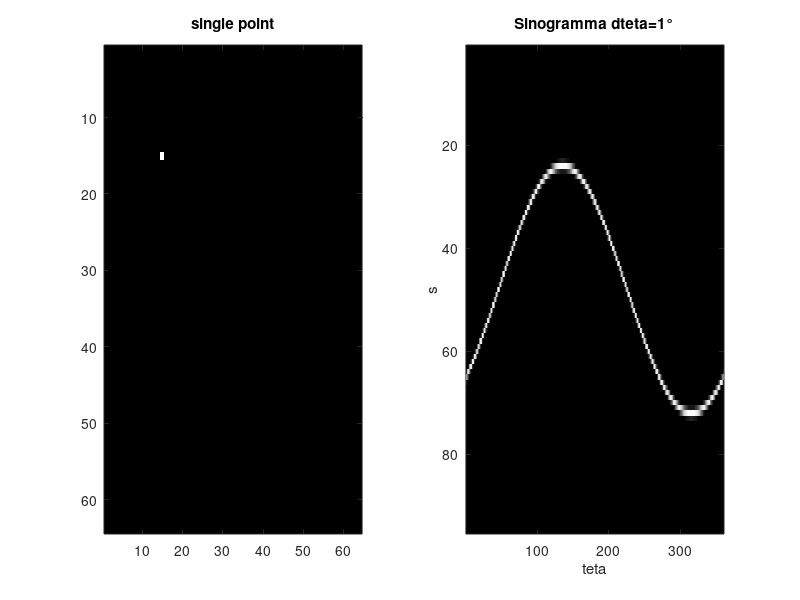
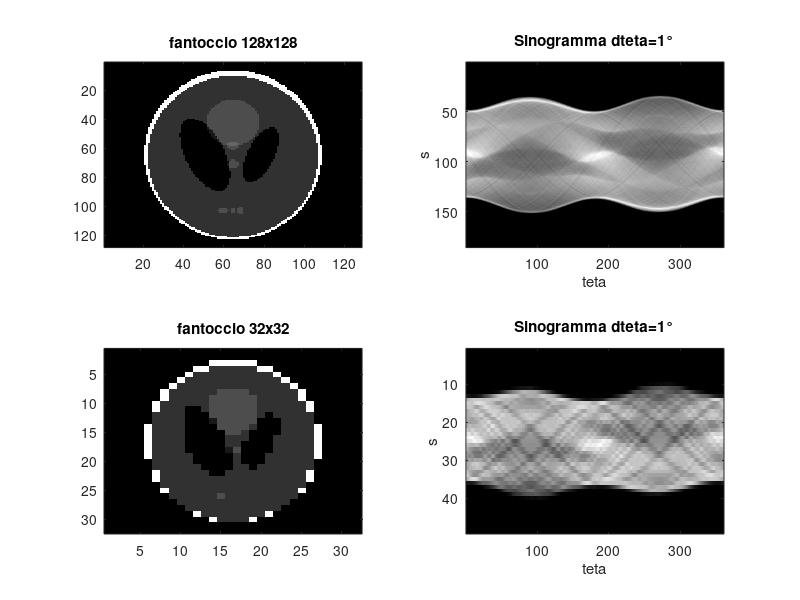
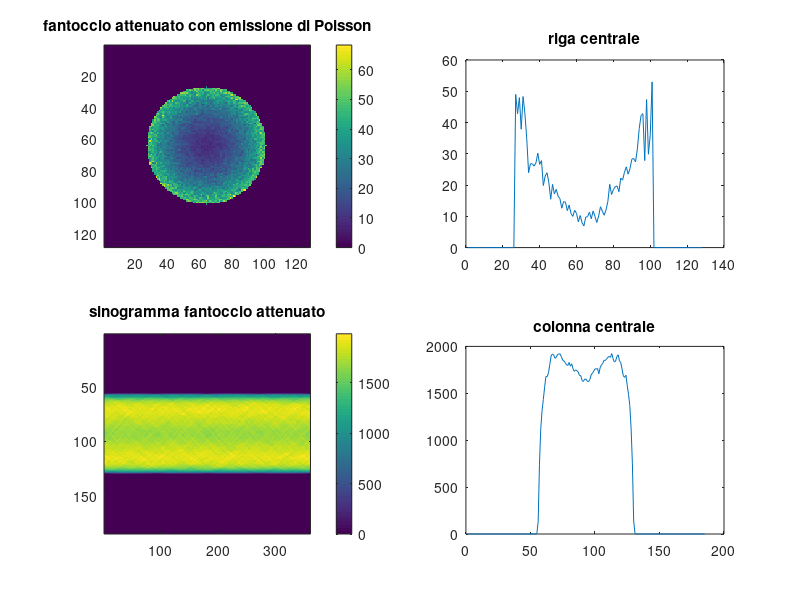
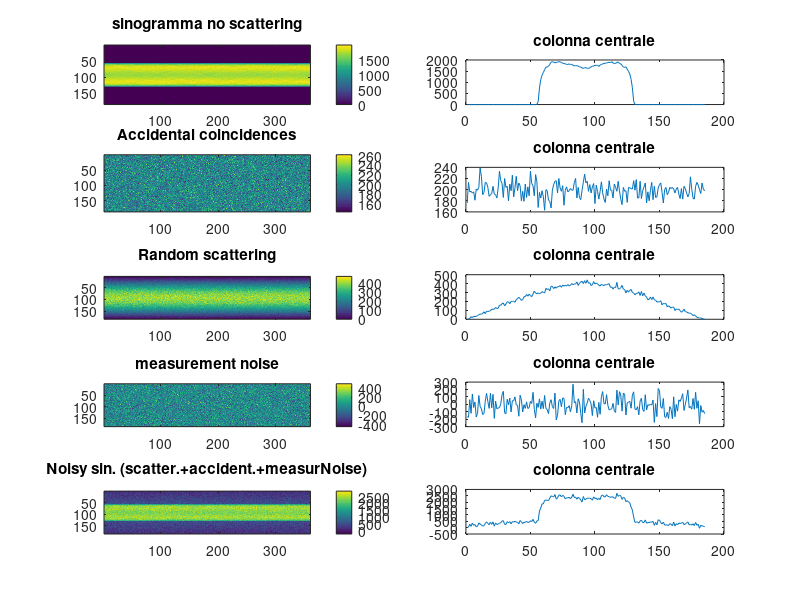

Write MATLAB code to recreate these figures, in order.
%% Generare:
%1. Fantoccio con singolo punto non nullo, su matrice 64x64 (posizionare il pixel non nullo
%lateralmente, non al centro dell%immagine).
%2. Fantoccio implementato in Matlab (comando Phantom) di 128x128 punti
%3. Fantoccio implementato in Matlab (comando Phantom) di 32x32 punti
%4. Fantoccio circolare con emissione media per pixel l=50Bq, di raggio 20cm su un campo di vista di
%70cm, in una matrice di 128x128 pixels.
clear all
close all

fantoccio1=zeros(64,64);
fantoccio1(15,15)=255; %Metto un punto a 255 come suggerito dalla professoressa, fantoccio1.
fantoccio2=phantom(128); %creo il fantoccio2 di dimensioni 128x128.
fantoccio3=phantom(32); %creo il fantoccio3 di dimensioni 32x32.
R=37;% inizio porzione di codice fornita dalla professoressa per creare il fantoccio circolare
%pari a 37 per il FOV.
R2=R^2;  
nx=128;  
ny=nx;
x=1:nx;  
y=1:ny;
[X,Y] = meshgrid(x,y);
mask = (((X-round(nx/2)).^2 +(Y-round(ny/2)).^2 )<= R2);% fine porzione di codice fornita dalla professoressa 
fantoccio4=double(mask);
for i=1:nx
    for j=1:ny
        if fantoccio4(i,j)==1
            fantoccio4(i,j)=poissrnd(50);%fantoccio circolare con emissione media pari a 50
        end
    end
end
%% A
% calcolare il sinogramma del fantoccio 1. (funzione “radon”), per -180°£ q <180°, con Dq= 1° e
%visualizzarne il risultato. (%sino’ gramma)
sinogramma1=radon(fantoccio1,-180:1:180); %funzione che calcola il sinogramma,va fornito il fantoccio 
% e vanno forniti gli angoli con il relativo passo.
figure; subplot(1,2,1); imagesc(fantoccio1); colormap('gray'); title('single point')
subplot(1,2,2); imagesc(sinogramma1); colormap('gray'); title('Sinogramma dteta=1°');
xlabel('teta'); ylabel('s');

%% B
% Calcolare i sinogrammi (funzione “radon”) per -180°£ q <180°, con: Dq= 1°, per i fantocci dei punti 2 e 3.
%Visualizzare i risultati
sinogramma2=radon(fantoccio2,-180:1:180); %funzione che calcola il sinogramma,va fornito il fantoccio 
% e vanno forniti gli angoli con il relativo passo.
figure; subplot(2,2,1); imagesc(fantoccio2); colormap('gray'); title('fantoccio 128x128');
subplot(2,2,2); imagesc(sinogramma2); colormap('gray'); title('Sinogramma dteta=1°');
xlabel('teta'); ylabel('s');
sinogramma3=radon(fantoccio3,-180:1:180); %funzione che calcola il sinogramma,va fornito il fantoccio 
% e vanno forniti gli angoli con il relativo passo.
subplot(2,2,3); imagesc(fantoccio3); colormap('gray'); title('fantoccio 32x32');
subplot(2,2,4); imagesc(sinogramma3); colormap('gray'); title('Sinogramma dteta=1°');
xlabel('teta'); ylabel('s');

%% C.1
%Aggiungere l’effetto dell’attenuazione µ=.05cm-1 e il comportamento poissoniano dell’emissione
%(attenuazione: exp(-µ*l); poisson: mediante la funzione matlab "poissrnd”)
miu=0.05; %coefficente di attenuazione sul pixel, devo fare la proporzione con il campo di vista di 70cm
matrice_attenuazione=double(mask); %preparo la matrice di attenuazione
raggio=37; %ho convertito i 20cm di raggio in pixel
for i=1:nx
    for j=1:ny
        if matrice_attenuazione(i,j)==1
            r=sqrt((i-64)^(2)+(j-64)^(2)); %calcolo r, la crf è centratata in (64,64)
            d=raggio-r; %per usare la formula utilizzata nell'attenuazione devo calcolare la differenza
            %tra il pixel che sto calcolando al passo (i,j) e il raggio.
            %Bisogna ragionare sugli esponenziali crescenti e decrescenti
            matrice_attenuazione(i,j)=exp(-miu*d); %determino l'attenuazione all'interno della maschera 
        end
    end
end
C1=zeros(nx,ny);
for i=1:nx
    for j=1:nx
        C1(i,j)=(fantoccio4(i,j))*matrice_attenuazione(i,j);
    end
end

%% C2
% Generare il sinogramma del fantoccio C1, con -180°£ q <180°, per Dq= 1°
sinogrammaC1=radon(C1,-180:1:180);
figure; subplot(2,2,1); imagesc(C1); colorbar; title('fantoccio attenuato con emissione di Poisson')
riga_centrale_C1=C1(nx/2,:); %Prendo la riga centrale del fantoccio attenuato con emissione di Poisson
subplot(2,2,2); plot(riga_centrale_C1); title('riga centrale');
subplot(2,2,3); imagesc(sinogrammaC1); colorbar; title('sinogramma fantoccio attenuato');
colonna_centrale_C1=sinogrammaC1(:,180);
subplot(2,2,4); plot(colonna_centrale_C1); title('colonna centrale');
%% C3
% Al sinogramma del punto C2, aggiungere l%effetto delle coincidenze accidentali e lo scattering
%random.(coincidenze accidentali: secondo distribuzione di Poisson, con valor medio =10% del massimo del
%sinogramma; le coincidenze accidentali avvengono su tutto il campo di vista.
%Scattering random: è massimo nelle righe centrali del sinogramma, e diminuisce con andamento
%gaussiano, quando ci si allontana dalle righe centrali;
max_sinC1=max(max((sinogrammaC1))); %prendo il massimo del sinogramma C1
valor_medio=0.1*max_sinC1; %il valor medio è il 10% del valore massimo
sinogramma_coincidenze_accidentali_r=poissrnd(valor_medio,size(sinogramma2));


%genero scattering forma gaussiana con il codice dato dalla professoressa
xgauss=linspace(-1,1,size(sinogrammaC1,1));
gaussdata=(exp(-(xgauss).^2)./(2*.0208))';
gaussdata=(gaussdata-min(gaussdata))/(max(gaussdata)-min(gaussdata));
PS=20;
gaussdata=gaussdata*(max_sinC1*PS/100);
phantscatter = poissrnd(repmat(gaussdata,[1,size(sinogrammaC1,2)])); %scattering da aggiungere al sinogramma.
C3=zeros(185,361);
for i=1:185
    for j=1:361
        C3(i,j)=sinogrammaC1(i,j)+sinogramma_coincidenze_accidentali_r(i,j)+phantscatter(i,j);
    end
end
figure; subplot(5,2,1); imagesc(sinogrammaC1); colorbar; title('sinogramma no scattering');
subplot(5,2,2); plot(colonna_centrale_C1); title('colonna centrale')
subplot(5,2,3); imagesc(sinogramma_coincidenze_accidentali_r); colorbar; title('Accidental coincidences');
colonna_centrale_coincidenze_accidentali_r=sinogramma_coincidenze_accidentali_r(:,180);
subplot(5,2,4); plot(colonna_centrale_coincidenze_accidentali_r); title('colonna centrale');
subplot(5,2,5); imagesc(phantscatter); colorbar; title('Random scattering')
colonna_centrale_phantscatter=phantscatter(:,180);
subplot(5,2,6); plot(colonna_centrale_phantscatter); title('colonna centrale');
%% C4
% Al sinogramma del punto C3 aggiungere il rumore di misura (rumore gaussiano bidimensionale, con
%media nulla e deviazione standard pari al 5% del valore massimo del sinogramma)
%Visualizzare i risultati
sinogramma_gaussiano=normrnd(0, 0.05*max_sinC1, size(sinogrammaC1));
subplot(5,2,7); imagesc(sinogramma_gaussiano); colorbar; title('measurement noise');
colonna_centrale_gaussiana=sinogramma_gaussiano(:,180);
subplot(5,2,8); plot(colonna_centrale_gaussiana); title('colonna centrale');
sinogramma_finale=sinogrammaC1+sinogramma_gaussiano+sinogramma_coincidenze_accidentali_r+phantscatter;
subplot(5,2,9); imagesc(sinogramma_finale); colorbar; title('Noisy sin. (scatter.+accident.+measurNoise)')
colonna_centrale_finale=sinogramma_finale(:,180);
subplot(5,2,10); plot(colonna_centrale_finale); title('colonna centrale');
